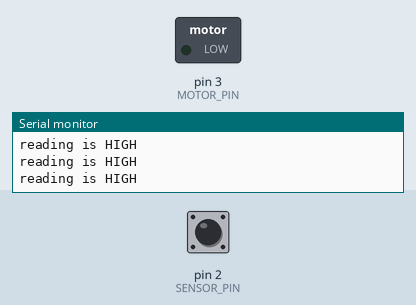
This sketch was run on a simulated Arduino Uno, built with avr-gcc and run on an emulated ATmega328P. Shown: switched loads named in the sketch (green lamp = pin HIGH), the last lines printed to the serial monitor. Dashed ring = blinking. The test bench sets the inputs (shaded band); at power-on: pin 2 (SENSOR_PIN) HIGH.

Above: at 1.2 s.
1.3 s: pin 2 (SENSOR_PIN) driven LOW
At 2.3 s:
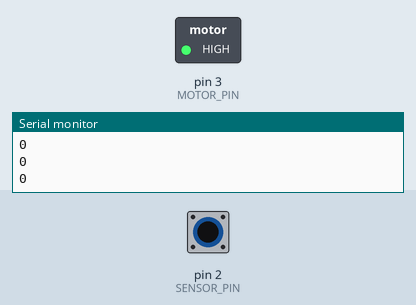
2.8 s: pin 2 (SENSOR_PIN) driven HIGH
At 3.6 s:
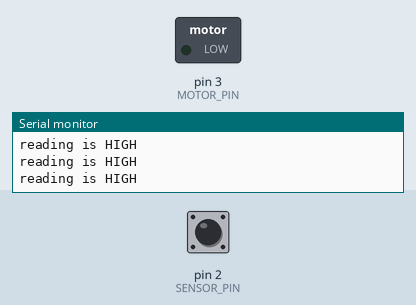
5.8 s: pin 2 (SENSOR_PIN) pulsed LOW 5 times (0.12 s each, 0.3 s apart)
At 5.86 s:
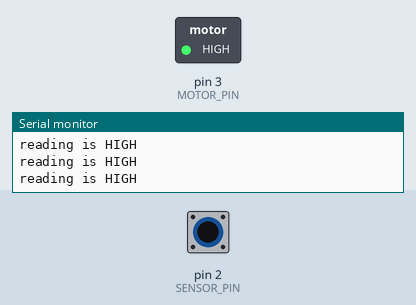
Timing chart, 0 to 8.8 s (numbered marks = the images above; inputs shaded):
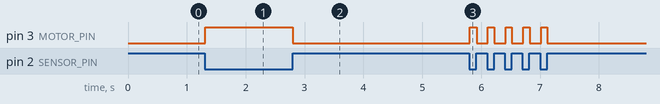

Measured:
- after the input at 1.3 s, pin 3 (MOTOR_PIN): LOW → HIGH at once
- after the input at 2.8 s, pin 3 (MOTOR_PIN): HIGH → LOW at once
- after the input at 5.8 s, pin 3 (MOTOR_PIN): alternates HIGH for 0.11 s and LOW for 0.19 s, 10 changes in all, then stays LOW, starting at once

The sketch:

sketch_may15a.ino
```cpp
#define SENSOR_PIN 2
#define MOTOR_PIN 3

int sensorReading;

void setup() {
  // put your setup code here, to run once:
 pinMode(SENSOR_PIN, INPUT);

  pinMode(MOTOR_PIN, OUTPUT);
  Serial.begin(9600);
}

void loop() {

  sensorReading = digitalRead(SENSOR_PIN);
  // put your main code here, to run repeatedly:
  if(sensorReading==LOW){
     digitalWrite(MOTOR_PIN,1);
     //delay(1000);
     Serial.println(sensorReading);
    }
    else{
      digitalWrite(MOTOR_PIN,0);
      Serial.println("reading is HIGH");
      }

}
```
